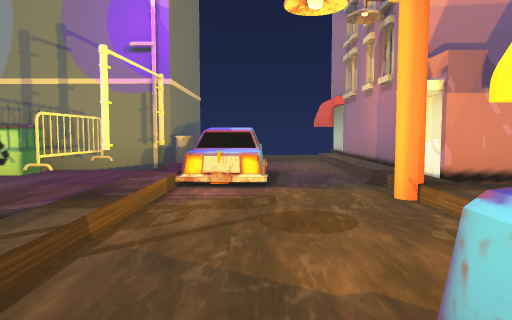
View 1 (above)

21 first-person views from a walk through a 3-D level made in the Unity game engine. The camera is 1.2 m above the floor, tilts 4° down and sees 70° across. The floor is counted in squares, 2 m on a side. Each view is taken from the middle of a square. On the plan, view 1 faces up. The plan holds only what a view shows up to about 10 squares ahead; the rest is blank. The place goes on beyond the plan. The player character is not drawn. Some animated figures are not drawn.

View 2
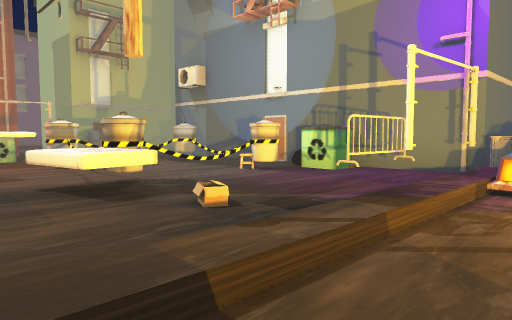

View 3
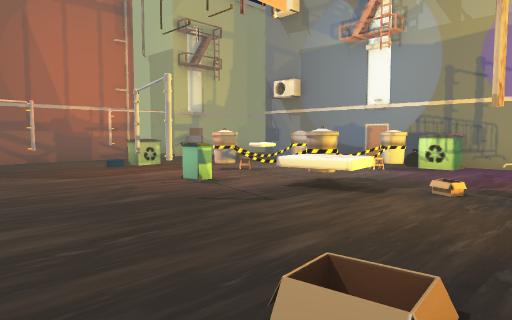

View 4
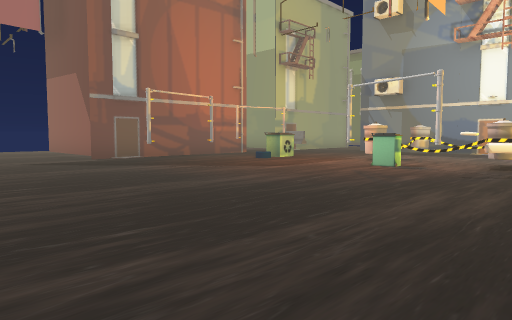

View 5
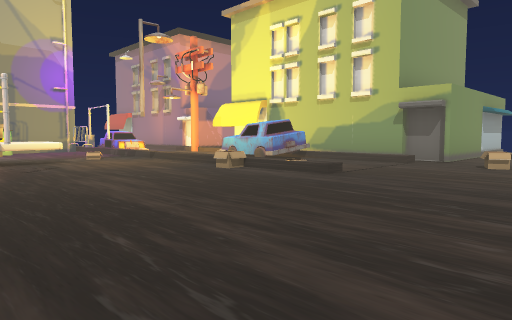

View 6
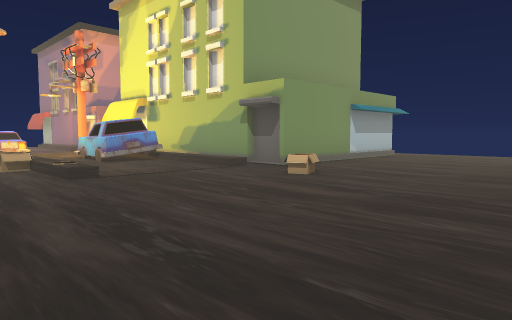

View 7
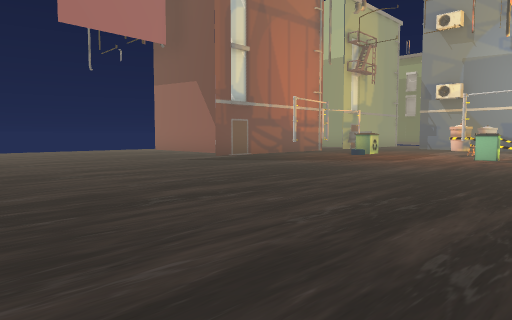

View 8
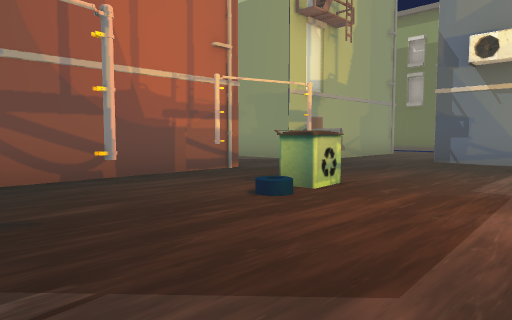

View 9
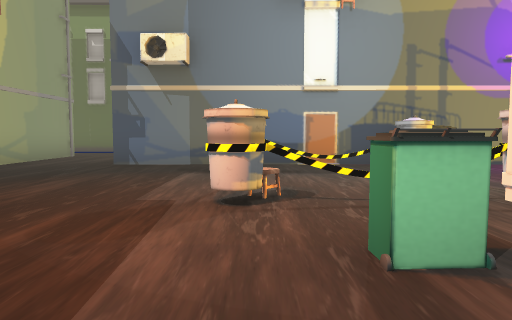

View 10
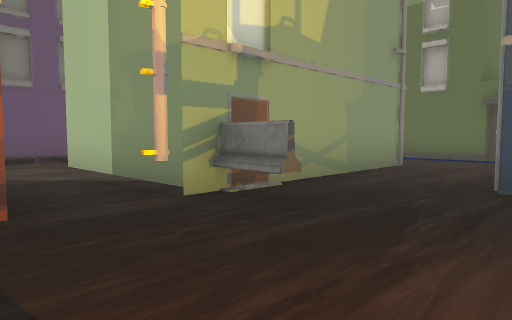

View 11
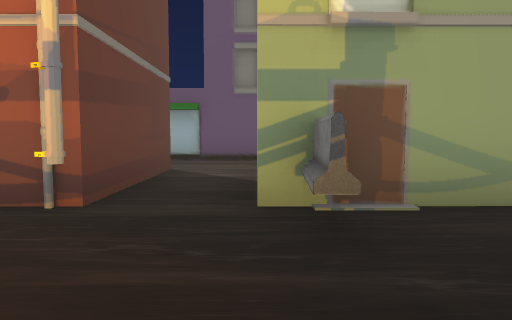

View 12
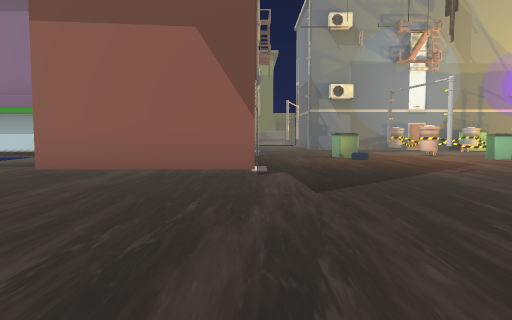

View 13
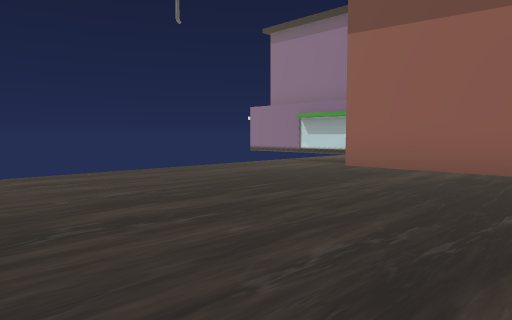

View 14
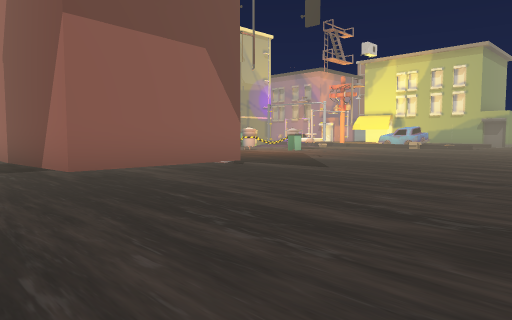

View 15
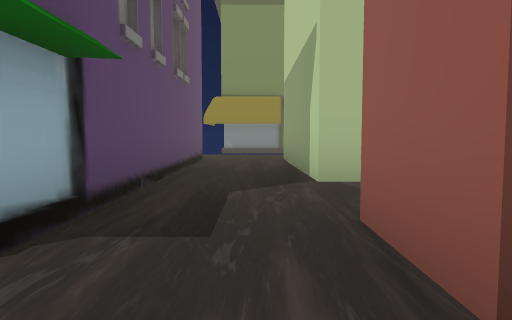

View 16
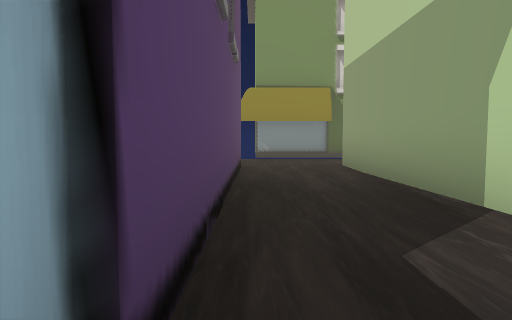

View 17
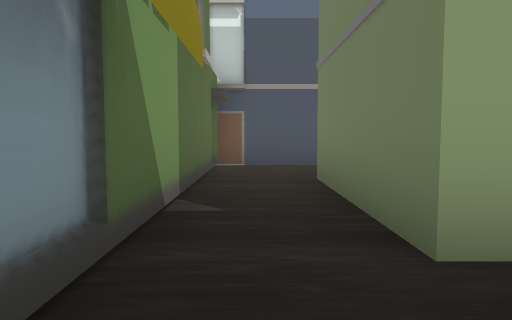

View 18
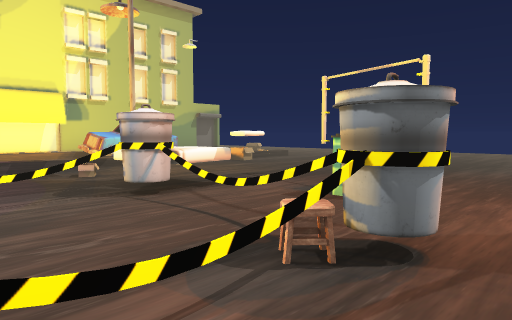

View 19
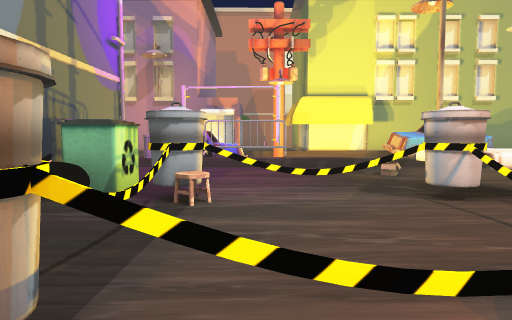

View 20
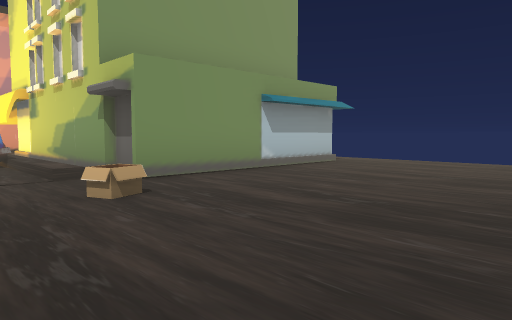

View 21
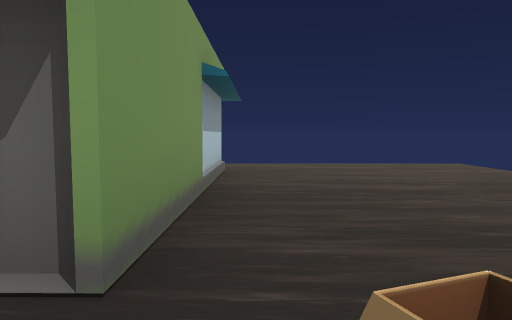

### Floor plan
Key: @ floor where view 1 was taken; # wall or solid block; x gap in a wall; . floor; / step, stairs or slope; = window, fence, low wall or low ledge; ^ raised ledge; T thing the floor can be seen under or through; O other object.
Columns run from 18 left of view 1 to 8 right of it. Each row starts with its distance up from view 1.
 11  ########
 10  .......#         ..##
  9 #..####.#       #/../#
  8 #..#  #.#       #/../#
  7 #..#  #.##########../#
  6 #..#  #.......^..#../#
  5 #..#  #....T.TT.##=./#
  4 #..####....T.T..#//./.
  3 #......#...O =.../../
  2 #..#####...TTT^../..##
  1  ..#  ##....x^^../.###
  0  ..#  #........../@#.#
 -1  ..#  #..#...#...//#.#
 -2  ..####.........=/...#
 -3  ........#......./...#
 -4  ................/..######.
 -5  ...................=......
 -6  ..........................
 -7  ..........................
 -8  ..........................
 -9            ...........  ...

Positions as (right, up) in squares from view 1, and headings:
1: (0, 0), facing up
2: (0, 0), facing up-left
3: (-1, -3), facing up-left
4: (-3, -6), facing up-left
5: (-6, -7), facing up-right
6: (-3, -9), facing up-right
7: (-4, -9), facing up-left
8: (-7, -2), facing up-left
9: (-7, -1), facing up
10: (-9, 2), facing up-left
11: (-9, 4), facing left
12: (-12, -8), facing up
13: (-12, -8), facing up-left
14: (-17, -8), facing up-right
15: (-16, 0), facing up
16: (-17, 2), facing up
17: (-17, 10), facing right
18: (-8, 4), facing down-right
19: (-8, 4), facing right
20: (0, -9), facing up-right
21: (1, -5), facing right
